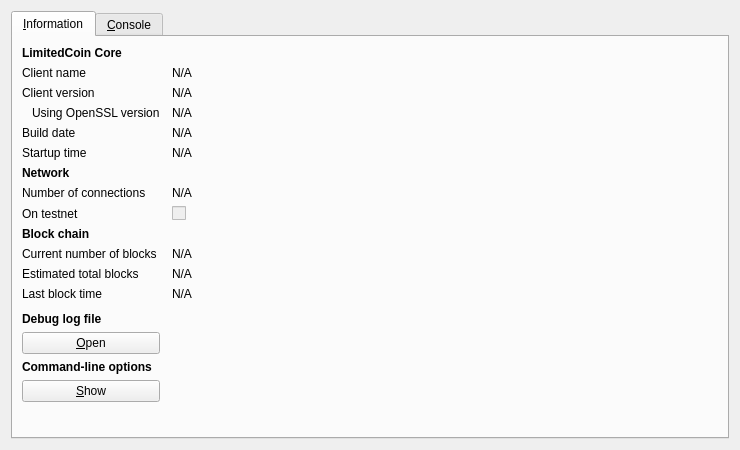
<?xml version="1.0" encoding="UTF-8"?>
<ui version="4.0">
 <class>RPCConsole</class>
 <widget class="QDialog" name="RPCConsole">
  <property name="geometry">
   <rect>
    <x>0</x>
    <y>0</y>
    <width>740</width>
    <height>450</height>
   </rect>
  </property>
  <property name="windowTitle">
   <string>LimitedCoin - Debug window</string>
  </property>
  <layout class="QVBoxLayout" name="verticalLayout_2">
   <item>
    <widget class="QTabWidget" name="tabWidget">
     <property name="currentIndex">
      <number>0</number>
     </property>
     <widget class="QWidget" name="tab_info">
      <attribute name="title">
       <string>&amp;Information</string>
      </attribute>
      <layout class="QGridLayout" name="gridLayout" columnstretch="0,1">
       <property name="horizontalSpacing">
        <number>12</number>
       </property>
       <item row="0" column="0">
        <widget class="QLabel" name="label_9">
         <property name="font">
          <font>
           <weight>75</weight>
           <bold>true</bold>
          </font>
         </property>
         <property name="text">
          <string>LimitedCoin Core</string>
         </property>
        </widget>
       </item>
       <item row="1" column="0">
        <widget class="QLabel" name="label_5">
         <property name="text">
          <string>Client name</string>
         </property>
        </widget>
       </item>
       <item row="1" column="1">
        <widget class="QLabel" name="clientName">
         <property name="cursor">
          <cursorShape>IBeamCursor</cursorShape>
         </property>
         <property name="text">
          <string>N/A</string>
         </property>
         <property name="textFormat">
          <enum>Qt::PlainText</enum>
         </property>
         <property name="textInteractionFlags">
          <set>Qt::LinksAccessibleByMouse|Qt::TextSelectableByKeyboard|Qt::TextSelectableByMouse</set>
         </property>
        </widget>
       </item>
       <item row="2" column="0">
        <widget class="QLabel" name="label_6">
         <property name="text">
          <string>Client version</string>
         </property>
        </widget>
       </item>
       <item row="2" column="1">
        <widget class="QLabel" name="clientVersion">
         <property name="cursor">
          <cursorShape>IBeamCursor</cursorShape>
         </property>
         <property name="text">
          <string>N/A</string>
         </property>
         <property name="textFormat">
          <enum>Qt::PlainText</enum>
         </property>
         <property name="textInteractionFlags">
          <set>Qt::LinksAccessibleByMouse|Qt::TextSelectableByKeyboard|Qt::TextSelectableByMouse</set>
         </property>
        </widget>
       </item>
       <item row="3" column="0">
        <widget class="QLabel" name="label_14">
         <property name="text">
          <string>Using OpenSSL version</string>
         </property>
         <property name="indent">
          <number>10</number>
         </property>
        </widget>
       </item>
       <item row="3" column="1">
        <widget class="QLabel" name="openSSLVersion">
         <property name="cursor">
          <cursorShape>IBeamCursor</cursorShape>
         </property>
         <property name="text">
          <string>N/A</string>
         </property>
         <property name="textFormat">
          <enum>Qt::PlainText</enum>
         </property>
         <property name="textInteractionFlags">
          <set>Qt::LinksAccessibleByMouse|Qt::TextSelectableByKeyboard|Qt::TextSelectableByMouse</set>
         </property>
        </widget>
       </item>
       <item row="4" column="0">
        <widget class="QLabel" name="label_12">
         <property name="text">
          <string>Build date</string>
         </property>
        </widget>
       </item>
       <item row="4" column="1">
        <widget class="QLabel" name="buildDate">
         <property name="cursor">
          <cursorShape>IBeamCursor</cursorShape>
         </property>
         <property name="text">
          <string>N/A</string>
         </property>
         <property name="textFormat">
          <enum>Qt::PlainText</enum>
         </property>
         <property name="textInteractionFlags">
          <set>Qt::LinksAccessibleByMouse|Qt::TextSelectableByKeyboard|Qt::TextSelectableByMouse</set>
         </property>
        </widget>
       </item>
       <item row="5" column="0">
        <widget class="QLabel" name="label_13">
         <property name="text">
          <string>Startup time</string>
         </property>
        </widget>
       </item>
       <item row="5" column="1">
        <widget class="QLabel" name="startupTime">
         <property name="cursor">
          <cursorShape>IBeamCursor</cursorShape>
         </property>
         <property name="text">
          <string>N/A</string>
         </property>
         <property name="textFormat">
          <enum>Qt::PlainText</enum>
         </property>
         <property name="textInteractionFlags">
          <set>Qt::LinksAccessibleByMouse|Qt::TextSelectableByKeyboard|Qt::TextSelectableByMouse</set>
         </property>
        </widget>
       </item>
       <item row="6" column="0">
        <widget class="QLabel" name="label_11">
         <property name="font">
          <font>
           <weight>75</weight>
           <bold>true</bold>
          </font>
         </property>
         <property name="text">
          <string>Network</string>
         </property>
        </widget>
       </item>
       <item row="7" column="0">
        <widget class="QLabel" name="label_7">
         <property name="text">
          <string>Number of connections</string>
         </property>
        </widget>
       </item>
       <item row="7" column="1">
        <widget class="QLabel" name="numberOfConnections">
         <property name="cursor">
          <cursorShape>IBeamCursor</cursorShape>
         </property>
         <property name="text">
          <string>N/A</string>
         </property>
         <property name="textFormat">
          <enum>Qt::PlainText</enum>
         </property>
         <property name="textInteractionFlags">
          <set>Qt::LinksAccessibleByMouse|Qt::TextSelectableByKeyboard|Qt::TextSelectableByMouse</set>
         </property>
        </widget>
       </item>
       <item row="8" column="0">
        <widget class="QLabel" name="label_8">
         <property name="text">
          <string>On testnet</string>
         </property>
        </widget>
       </item>
       <item row="8" column="1">
        <widget class="QCheckBox" name="isTestNet">
         <property name="enabled">
          <bool>false</bool>
         </property>
         <property name="text">
          <string/>
         </property>
        </widget>
       </item>
       <item row="9" column="0">
        <widget class="QLabel" name="label_10">
         <property name="font">
          <font>
           <weight>75</weight>
           <bold>true</bold>
          </font>
         </property>
         <property name="text">
          <string>Block chain</string>
         </property>
        </widget>
       </item>
       <item row="10" column="0">
        <widget class="QLabel" name="label_3">
         <property name="text">
          <string>Current number of blocks</string>
         </property>
        </widget>
       </item>
       <item row="10" column="1">
        <widget class="QLabel" name="numberOfBlocks">
         <property name="cursor">
          <cursorShape>IBeamCursor</cursorShape>
         </property>
         <property name="text">
          <string>N/A</string>
         </property>
         <property name="textFormat">
          <enum>Qt::PlainText</enum>
         </property>
         <property name="textInteractionFlags">
          <set>Qt::LinksAccessibleByMouse|Qt::TextSelectableByKeyboard|Qt::TextSelectableByMouse</set>
         </property>
        </widget>
       </item>
       <item row="11" column="0">
        <widget class="QLabel" name="label_4">
         <property name="text">
          <string>Estimated total blocks</string>
         </property>
        </widget>
       </item>
       <item row="11" column="1">
        <widget class="QLabel" name="totalBlocks">
         <property name="cursor">
          <cursorShape>IBeamCursor</cursorShape>
         </property>
         <property name="text">
          <string>N/A</string>
         </property>
         <property name="textFormat">
          <enum>Qt::PlainText</enum>
         </property>
         <property name="textInteractionFlags">
          <set>Qt::LinksAccessibleByMouse|Qt::TextSelectableByKeyboard|Qt::TextSelectableByMouse</set>
         </property>
        </widget>
       </item>
       <item row="12" column="0">
        <widget class="QLabel" name="label_2">
         <property name="text">
          <string>Last block time</string>
         </property>
        </widget>
       </item>
       <item row="12" column="1">
        <widget class="QLabel" name="lastBlockTime">
         <property name="cursor">
          <cursorShape>IBeamCursor</cursorShape>
         </property>
         <property name="text">
          <string>N/A</string>
         </property>
         <property name="textFormat">
          <enum>Qt::PlainText</enum>
         </property>
         <property name="textInteractionFlags">
          <set>Qt::LinksAccessibleByMouse|Qt::TextSelectableByKeyboard|Qt::TextSelectableByMouse</set>
         </property>
        </widget>
       </item>
       <item row="13" column="0">
        <spacer name="verticalSpacer_2">
         <property name="orientation">
          <enum>Qt::Vertical</enum>
         </property>
         <property name="sizeHint" stdset="0">
          <size>
           <width>20</width>
           <height>20</height>
          </size>
         </property>
        </spacer>
       </item>
       <item row="14" column="0">
        <widget class="QLabel" name="labelDebugLogfile">
         <property name="font">
          <font>
           <weight>75</weight>
           <bold>true</bold>
          </font>
         </property>
         <property name="text">
          <string>Debug log file</string>
         </property>
        </widget>
       </item>
       <item row="15" column="0">
        <widget class="QPushButton" name="openDebugLogfileButton">
         <property name="toolTip">
          <string>Open the LimitedCoin debug log file from the current data directory. This can take a few seconds for large log files.</string>
         </property>
         <property name="text">
          <string>&amp;Open</string>
         </property>
         <property name="autoDefault">
          <bool>false</bool>
         </property>
        </widget>
       </item>
       <item row="16" column="0">
        <widget class="QLabel" name="labelCLOptions">
         <property name="font">
          <font>
           <weight>75</weight>
           <bold>true</bold>
          </font>
         </property>
         <property name="text">
          <string>Command-line options</string>
         </property>
        </widget>
       </item>
       <item row="17" column="0">
        <widget class="QPushButton" name="showCLOptionsButton">
         <property name="toolTip">
          <string>Show the limitedcoin-qt help message to get a list with possible LimitedCoin command-line options.</string>
         </property>
         <property name="text">
          <string>&amp;Show</string>
         </property>
         <property name="autoDefault">
          <bool>false</bool>
         </property>
        </widget>
       </item>
       <item row="18" column="0">
        <spacer name="verticalSpacer">
         <property name="orientation">
          <enum>Qt::Vertical</enum>
         </property>
         <property name="sizeHint" stdset="0">
          <size>
           <width>20</width>
           <height>40</height>
          </size>
         </property>
        </spacer>
       </item>
      </layout>
     </widget>
     <widget class="QWidget" name="tab_console">
      <attribute name="title">
       <string>&amp;Console</string>
      </attribute>
      <layout class="QVBoxLayout" name="verticalLayout_3">
       <property name="spacing">
        <number>3</number>
       </property>
       <item>
        <widget class="QTextEdit" name="messagesWidget">
         <property name="minimumSize">
          <size>
           <width>0</width>
           <height>100</height>
          </size>
         </property>
         <property name="readOnly">
          <bool>true</bool>
         </property>
         <property name="tabKeyNavigation" stdset="0">
          <bool>false</bool>
         </property>
         <property name="columnCount" stdset="0">
          <number>2</number>
         </property>
        </widget>
       </item>
       <item>
        <layout class="QHBoxLayout" name="horizontalLayout">
         <property name="spacing">
          <number>3</number>
         </property>
         <item>
          <widget class="QLabel" name="label">
           <property name="text">
            <string notr="true">&gt;</string>
           </property>
          </widget>
         </item>
         <item>
          <widget class="QLineEdit" name="lineEdit"/>
         </item>
         <item>
          <widget class="QPushButton" name="clearButton">
           <property name="maximumSize">
            <size>
             <width>24</width>
             <height>24</height>
            </size>
           </property>
           <property name="toolTip">
            <string>Clear console</string>
           </property>
           <property name="text">
            <string/>
           </property>
           <property name="icon">
            <iconset resource="../bitcoin.qrc">
             <normaloff>:/icons/remove</normaloff>:/icons/remove</iconset>
           </property>
           <property name="shortcut">
            <string notr="true">Ctrl+L</string>
           </property>
           <property name="autoDefault">
            <bool>false</bool>
           </property>
          </widget>
         </item>
        </layout>
       </item>
      </layout>
     </widget>
    </widget>
   </item>
  </layout>
 </widget>
 <resources>
  <include location="../bitcoin.qrc"/>
 </resources>
 <connections/>
</ui>
